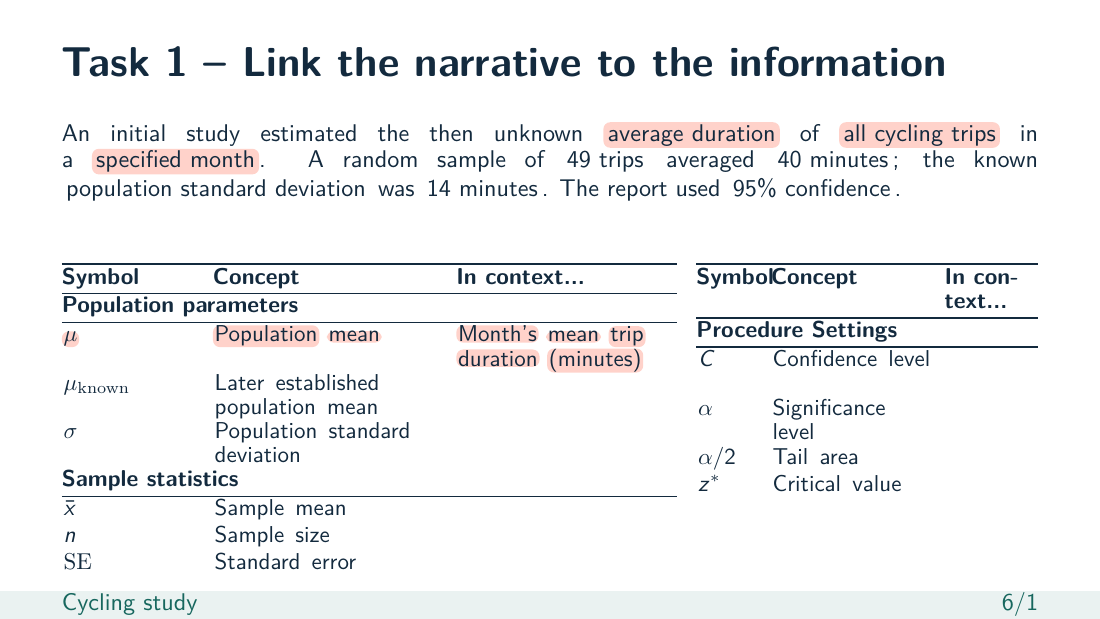
#> input picture tmp/c2_slides_rebuild/overlay-07.png, 1100 x 619 px, given in place of overlay-02.png, which was not available
$ python montage.py
#> lines starting #> are read from the running program, lines starting #| are printed output that depends on the picture
from pathlib import Path
from PIL import Image, ImageOps, ImageDraw
base=Path('tmp/c2_slides_rebuild')
groups={'legends':[2,3,4,67],'task1':[6,7,8,11,12,13,14,18,20,21],'task2a':[22,23,24,25,26,27,28,29], 'task2b':[30,32,34,36,37,38,39,40], 'task2c':[41,42,43,45,46,47], 'task3a':[48,49,50,51,52,53,54,55,56], 'task3b':[57,58,59,60,61,62,63,64,65,66]}
for name, nums in groups.items():
 w,h=660,396; canvas=Image.new('RGB',(w*2,h*((len(nums)+1)//2)), 'white'); draw=ImageDraw.Draw(canvas)
#> after `canvas = Image.new('RGB', (w * 2, h * ((len(nums) + 1) // 2)), 'white'`: canvas: PIL image 1320x792 RGB; every value is 255
 for j,n in enumerate(nums):
  im=Image.open(base/f'overlay-{n:02}.png'); im.thumbnail((w,h-22))
#> further down, im is the input picture: PIL image 1100x619 RGB; mean R, G, B 241.1, 241.5, 242.3
#> after `im.thumbnail((w, h - 22))`:
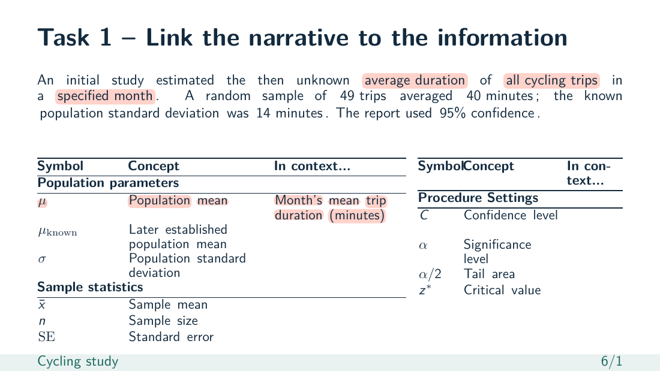
#> im: PIL image 660x371 RGB; mean R, G, B 240.7, 241.2, 242
  x=(j%2)*w;y=(j//2)*h
  canvas.paste(im,(x,y+22));draw.text((x+8,y+4),f'PDF page {n}',fill='black')
#> after `canvas.paste(im, (x, y + 22))`:
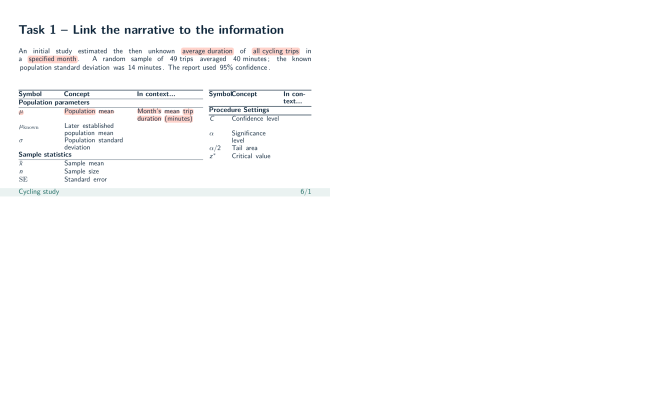
#> canvas: PIL image 1320x792 RGB (shown at 1/2 size); mean R, G, B 251.6, 251.8, 252
#> (the run stopped early here; a loop or call above may not have finished)

$ run again, on tmp/c2_slides_rebuild/overlay-47.png
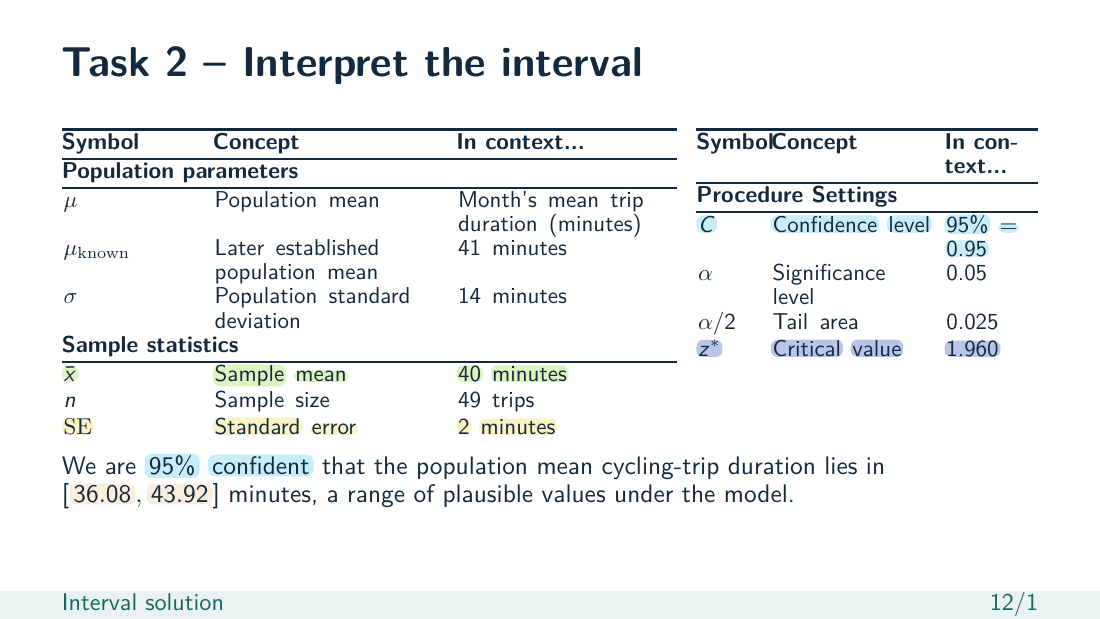
#> input picture tmp/c2_slides_rebuild/overlay-47.png, 1100 x 619 px, given in place of overlay-02.png, which was not available
#> im is the input picture: PIL image 1100x619 RGB; mean R, G, B 240.1, 242.2, 243
#> `im.thumbnail((w, h - 22))`:
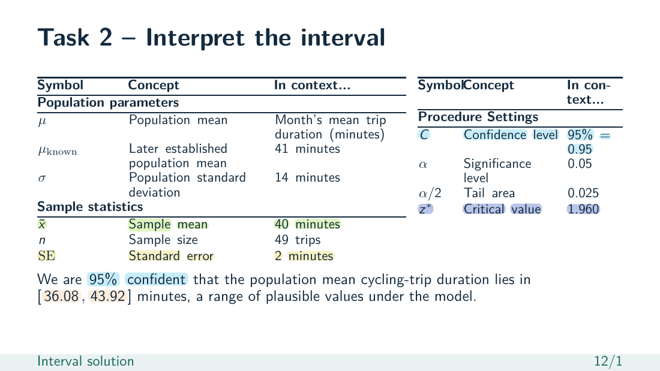
#> im: PIL image 660x371 RGB; mean R, G, B 239.8, 241.9, 242.7
#> `canvas.paste(im, (x, y + 22))`:
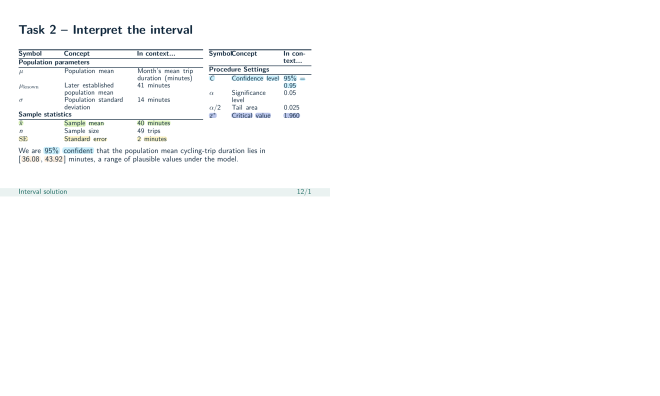
#> canvas: PIL image 1320x792 RGB (shown at 1/2 size); mean R, G, B 251.4, 251.9, 252.1

$ run again, on tmp/c2_slides_rebuild/overlay-48.png
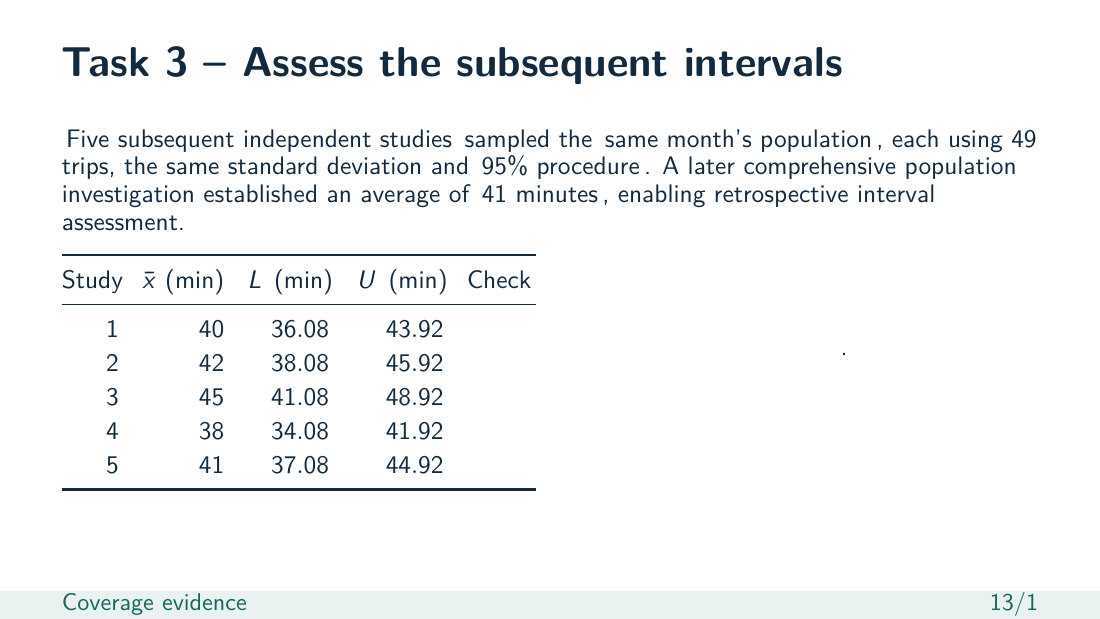
#> input picture tmp/c2_slides_rebuild/overlay-48.png, 1100 x 619 px, given in place of overlay-02.png, which was not available
#> im is the input picture: PIL image 1100x619 RGB; mean R, G, B 244.5, 245.9, 246.6
#> `im.thumbnail((w, h - 22))`:
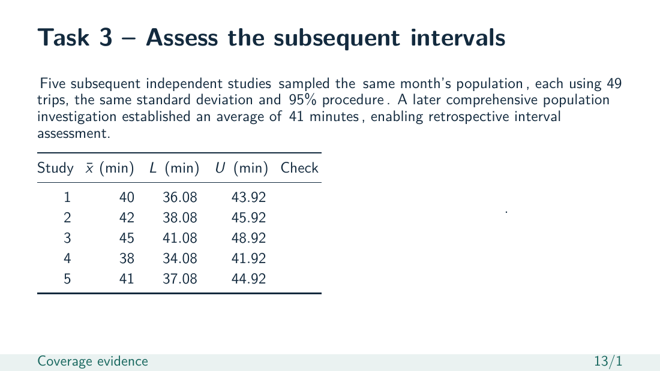
#> im: PIL image 660x371 RGB; mean R, G, B 244.2, 245.6, 246.4
#> `canvas.paste(im, (x, y + 22))`:
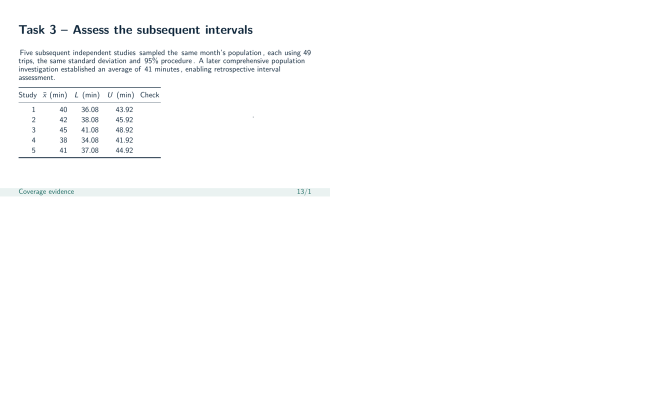
#> canvas: PIL image 1320x792 RGB (shown at 1/2 size); mean R, G, B 252.5, 252.8, 253

$ run again, on tmp/c2_slides_rebuild/overlay-54.png
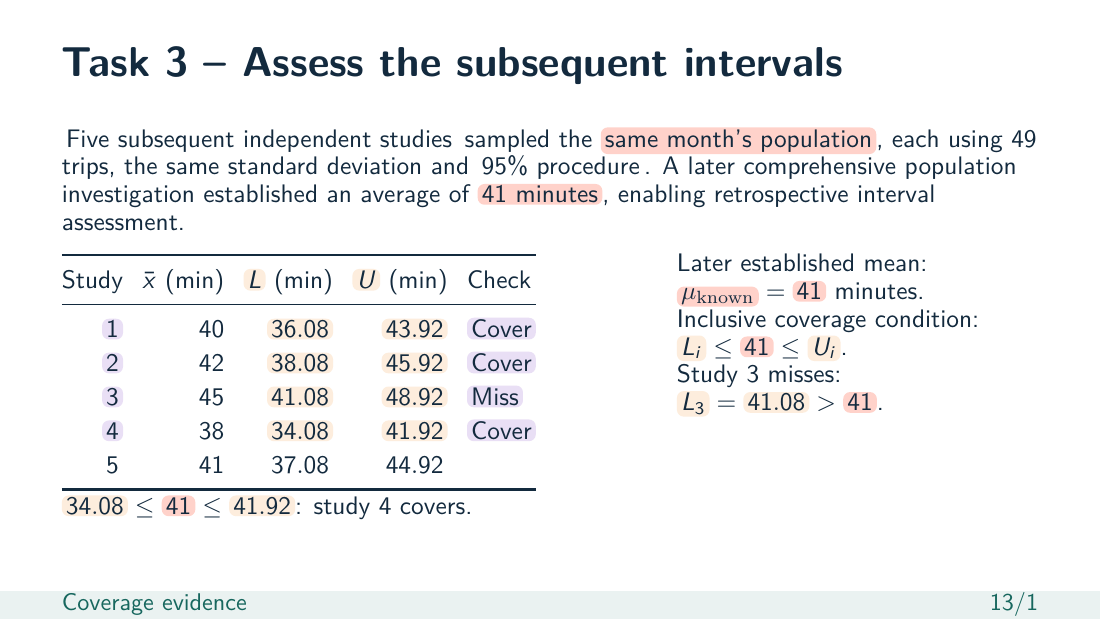
#> input picture tmp/c2_slides_rebuild/overlay-54.png, 1100 x 619 px, given in place of overlay-02.png, which was not available
#> im is the input picture: PIL image 1100x619 RGB; mean R, G, B 241.9, 242.3, 242.9
#> `im.thumbnail((w, h - 22))`:
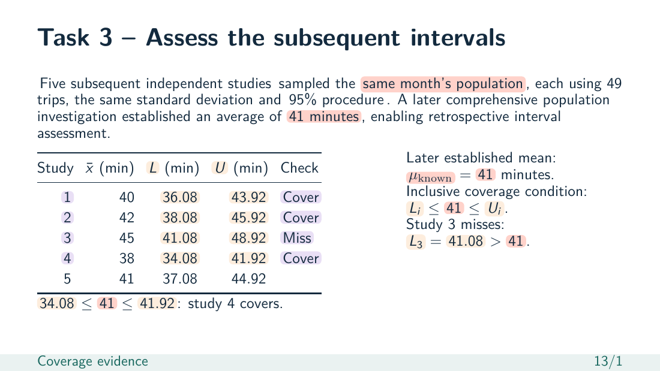
#> im: PIL image 660x371 RGB; mean R, G, B 241.6, 242, 242.7
#> `canvas.paste(im, (x, y + 22))`:
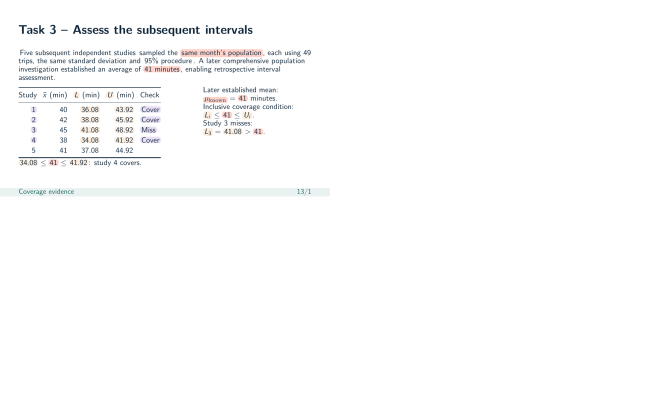
#> canvas: PIL image 1320x792 RGB (shown at 1/2 size); mean R, G, B 251.9, 252, 252.1
